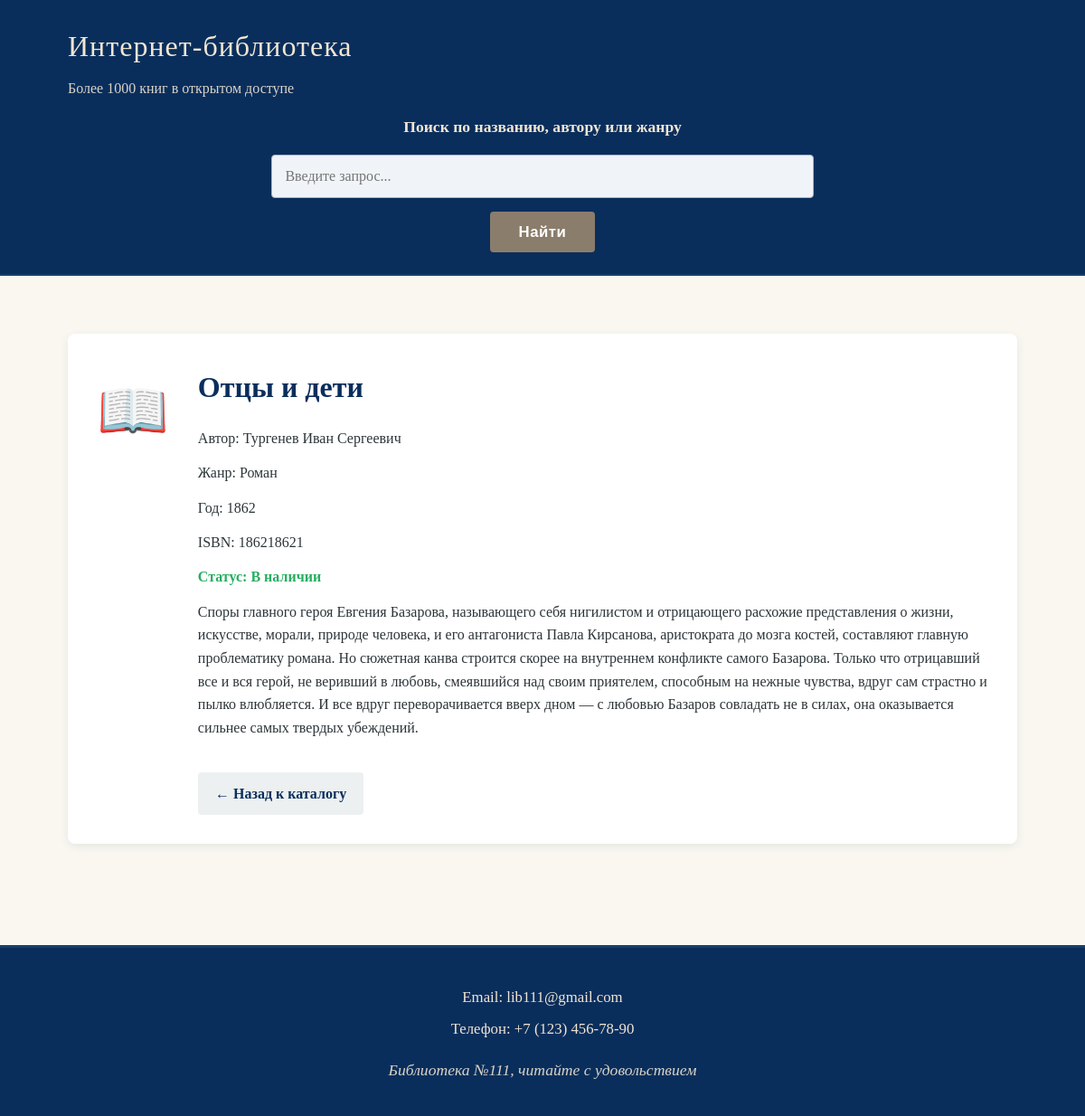
/books/9/, run on the app's committed database.
### library_app/models.py (models this page shows, shortened)
class Book(models.Model):
    title = models.CharField(max_length=200, verbose_name="Название")
    author = models.ForeignKey(
        Author,
        on_delete=models.CASCADE,
        verbose_name="Автор"
    )
    genre = models.CharField(max_length=100, verbose_name="Жанр")
    year = models.IntegerField(verbose_name="Год издания")
    isbn = models.CharField(max_length=17, unique=True, verbose_name="ISBN")
    description = models.TextField(verbose_name="Описание")
    available = models.BooleanField(default=True, verbose_name="Доступна")
    class Meta:
        verbose_name = "Книга"
        verbose_name_plural = "Книги"

class Author(models.Model):
    name = models.CharField(max_length=100, verbose_name="Имя автора")
    bio = models.TextField(blank=True, verbose_name="Биография")
    class Meta:
        verbose_name = "Автор"
        verbose_name_plural = "Авторы"

### library_app/views.py (the view)
# urls.py: path('books/<int:book_id>/', views.book_detail, name='book_detail'),
def book_detail(request, book_id):
    book = Book.objects.get(id=book_id)
    return render(request, 'book_detail.html', {'book': book})

### library_app/templates/book_detail.html (shortened to what this page needs)
<!DOCTYPE html>
<html lang="ru">
<head>
    {% load static %}
    <link rel="stylesheet" href="{% static 'styles/style.css' %}">
</head>
<body>
    <header>
        <div class="container">
            <h1 class="header-title">Интернет-библиотека</h1>
            <p class="header_description">Более 1000 книг в открытом доступе</p>
            <form class="books_form" action="{% url 'books_list' %}">
                <label for="search">Поиск по названию, автору или жанру</label>
                <input type="text" id="search" name="q" placeholder="Введите запрос...">
                <button type="submit">Найти</button>
            </form>
        </div>
    </header>
    <main>
        <div class="container">
            <div class="book-detail-card">
                <div class="book-cover-placeholder">📖</div>
                <div class="book-info">
                    <h2 class="book-title">{{ book.title }}</h2>
                                        <p class="book-author">Автор: {{ book.author.name }}</p>
                    <p class="book-genre">Жанр: {{ book.genre }}</p>
                    <p class="book-year">Год: {{ book.year }}</p>
                    <p class="book-isbn">ISBN: {{ book.isbn }}</p>
                    <p class="book-status"><strong>Статус:</strong>
                        {% if book.available %}
                            <span style="color: #27ae60;">В наличии</span>
                        {% else %}
                            <span style="color: #e74c3c;">Выдана</span>
                        {% endif %}
                    </p>
                    <p class="book-description">
                        {{ book.description }}
                    </p>
                    <a href="{% url 'books_list' %}" class="btn-back">← Назад к каталогу</a>
                </div>
            </div>
        </div>
    </main>
    <footer>
        <div class="container">
            <div class="contacts">
                <ul class="contact_list">
                    <li>Email: lib111@gmail.com</li>
                    <li>Телефон: +7 (123) 456-78-90</li>
                </ul>
            </div>
            <p class="lib_description">Библиотека №111, читайте с удовольствием</p>
        </div>
    </footer>
</body>
</html>

### library_app/static/styles/style.css (style rules this page uses)
* { margin: 0; padding: 0; box-sizing: border-box; }
body { font-family: 'Georgia', 'Times New Roman', serif; line-height: 1.7; color: #2c3539; background-color: #f9f7f0; }
.container { width: 90%; max-width: 1100px; margin: 0 auto; padding: 0 15px; }
header { background-color: #0a2e5c; padding: 1.5rem 0; color: #f0e6d2; border-bottom: 2px solid #1a3f6d; }
.header-title { font-size: 2rem; margin-bottom: 0.4rem; font-weight: normal; letter-spacing: 1px; }
.header_description { font-size: 1rem; margin-bottom: 1rem; opacity: 0.9; max-width: 700px; line-height: 1.6; }
.books_form { display: flex; flex-direction: column; align-items: center; gap: 0.9rem; max-width: 600px; margin: 0 auto; }
.books_form label { font-weight: bold; font-size: 1.1rem; }
.books_form input[type="text"] { width: 100%; padding: 0.9rem; font-size: 1rem; border: 1px solid #a8b5c4; border-radius: 4px; background-color: #f0f4f8; color: #0a2e5c; font-family: inherit; }
.books_form button { padding: 0.8rem 2rem; font-size: 1.05rem; background-color: #8b7d6b; color: white; border: none; border-radius: 4px; cursor: pointer; font-weight: bold; letter-spacing: 0.5px; transition: background-color 0.2s; }
main { padding: 2rem 0; }
footer { background-color: #0a2e5c; color: #f0e6d2; padding: 2.2rem 0; margin-top: 3rem; border-top: 3px solid #1a3f6d; }
.contact_list { list-style: none; text-align: center; margin-bottom: 1rem; }
.contact_list li { margin: 0.4rem 0; font-size: 1.05rem; }
.lib_description { text-align: center; font-style: italic; opacity: 0.9; font-size: 1.1rem; margin: 0; }
.book-detail-card { display: flex; gap: 2rem; background: white; padding: 2rem; border-radius: 8px; box-shadow: 0 3px 10px rgba(10, 46, 92, 0.08); margin: 2rem 0; }
.book-cover-placeholder { font-size: 4rem; color: #0a2e5c; }
.book-info { flex: 1; }
.book-info h2 { color: #0a2e5c; margin-bottom: 1rem; font-size: 2rem; }
.book-info p { margin-bottom: 0.8rem; line-height: 1.6; }
.book-status { color: #27ae60; font-weight: bold; }
.btn-back { display: inline-block; margin-top: 1.5rem; padding: 0.6rem 1.2rem; background-color: #ecf0f1; color: #0a2e5c; text-decoration: none; border-radius: 4px; font-weight: bold; }

### data on the page
Book: title "Отцы и дети", author.name "Тургенев Иван Сергеевич", genre "Роман", year "1862", isbn "186218621", description "Споры главного героя Евгения Базарова, называющего себя нигилистом и отрицающего расхожие представления о жизни, искусстве, морали, природе человека, и его антагониста Павла Кирсанова, аристократа до мозга костей, составляют главную проблематику романа. Но сюжетная канва строится скорее на внутреннем конфликте самого Базарова. Только что отрицавший все и вся герой, не веривший в любовь, смеявшийся над своим приятелем, способным на нежные чувства, вдруг сам страстно и пылко влюбляется. И все вдруг переворачивается вверх дном — с любовью Базаров совладать не в силах, она оказывается сильнее самых твердых убеждений."
